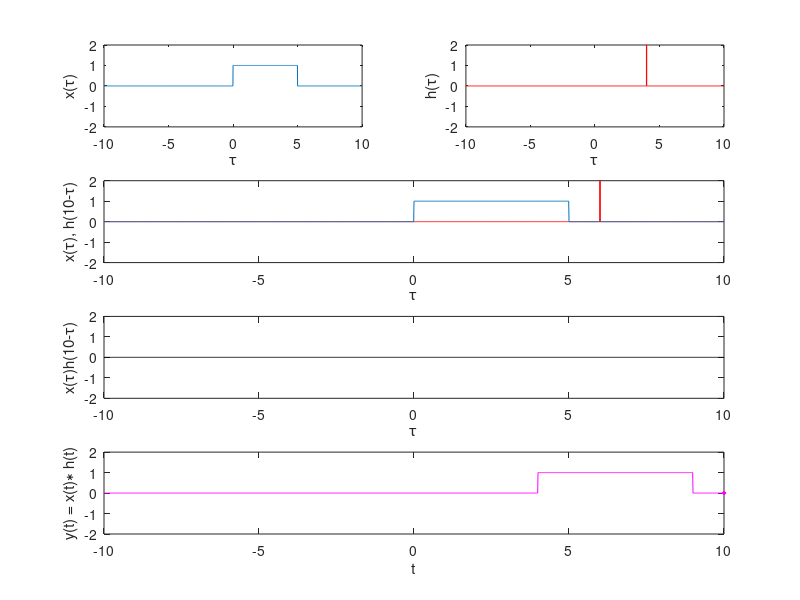

The MATLAB source for this figure:
clear all
close all
clc

L = 5;
T = 10;
dt = 0.01;
N = T/dt;
atraso = 4;
t = -T:dt:T;
x = [zeros(1,N) ones(1,L/dt) zeros(1,N-L/dt+1)];
h = [zeros(1,N+atraso/dt) 1/dt zeros(1,N-atraso/dt)];

y = [];
figure
i = 1;
for n = -N:N
    if mod(n,1/dt) == 0
        subplot(4,2,1)
        plot(t,x,'MarkerFaceColor','blue'), axis([-T T -2 2]), xlabel('\tau'), ylabel('x(\tau)')
        subplot(4,2,2)
        plot(t,h,'r','MarkerFaceColor','red'), axis([-T T -2 2]), xlabel('\tau'), ylabel('h(\tau)')
    end
    if n<0
        if mod(n,1/dt) == 0
            subplot(4,2,[3,4])
            plot(t,[h(end-abs(n):-1:1) zeros(1,abs(n))],'r','MarkerFaceColor','red','MarkerSize',10), hold on,
            plot(t,x,'MarkerFaceColor','blue'), axis([-T T -2 2]), xlabel('\tau'), ylabel(['x(\tau), h(' sprintf('%2.0f',n*dt) '-\tau)'])
            hold off
            subplot(4,2,[5,6])
            plot(t,x.*[h(end-abs(n):-1:1) zeros(1,abs(n))],'k','MarkerFaceColor','black'), axis([-T T -2 2])
            xlabel('\tau'), ylabel(['x(\tau)h(' sprintf('%2.0f',n*dt) '-\tau)'])
            subplot(4,2,[7,8])
        end
        y = [y sum(x.*[h(end-abs(n):-1:1) zeros(1,abs(n))])*dt];
        if mod(n,1/dt) == 0
            plot(t,[y NaN(1,2*N+1-i)],'m','MarkerFaceColor','magenta'), hold on,
            plot(t(i),y(end),'m','MarkerFaceColor','magenta','MarkerSize',10),
            axis([-T T -2 2]), xlabel('t'), ylabel('y(t) = x(t)\ast h(t)')
         end
    else
        if mod(n,1/dt) == 0
            subplot(4,2,[3,4])
            plot(t,[zeros(1,n) h(end:-1:1+n) ],'r','MarkerFaceColor','red','MarkerSize',10), hold on,
            plot(t,x,'MarkerFaceColor','blue'), axis([-T T -2 2]), xlabel('\tau'), ylabel(['x(\tau), h(' sprintf('%2.0f',n*dt) '-\tau)'])
            hold off
            subplot(4,2,[5,6])
            plot(t,x.*[zeros(1,n) h(end:-1:1+n)],'k','MarkerFaceColor','black'), axis([-T T -2 2])
            xlabel('\tau'), ylabel(['x(\tau)h(' sprintf('%2.0f',n*dt) '-\tau)'])
            subplot(4,2,[7,8])
        end
        y = [y sum(x.*[zeros(1,n) h(end:-1:1+n)])*dt];
        if mod(n,1/dt) == 0
            plot(t,[y NaN(1,2*N+1-i)],'m','MarkerFaceColor','magenta'), hold on,
            plot(t(i),y(end),'m','MarkerFaceColor','magenta','MarkerSize',10),
            axis([-T T -2 2]), xlabel('t'), ylabel('y(t) = x(t)\ast h(t)')
         end
    end
    if mod(n,1/dt) == 0
        hold off
        pause
    end
    i = i + 1;
end
